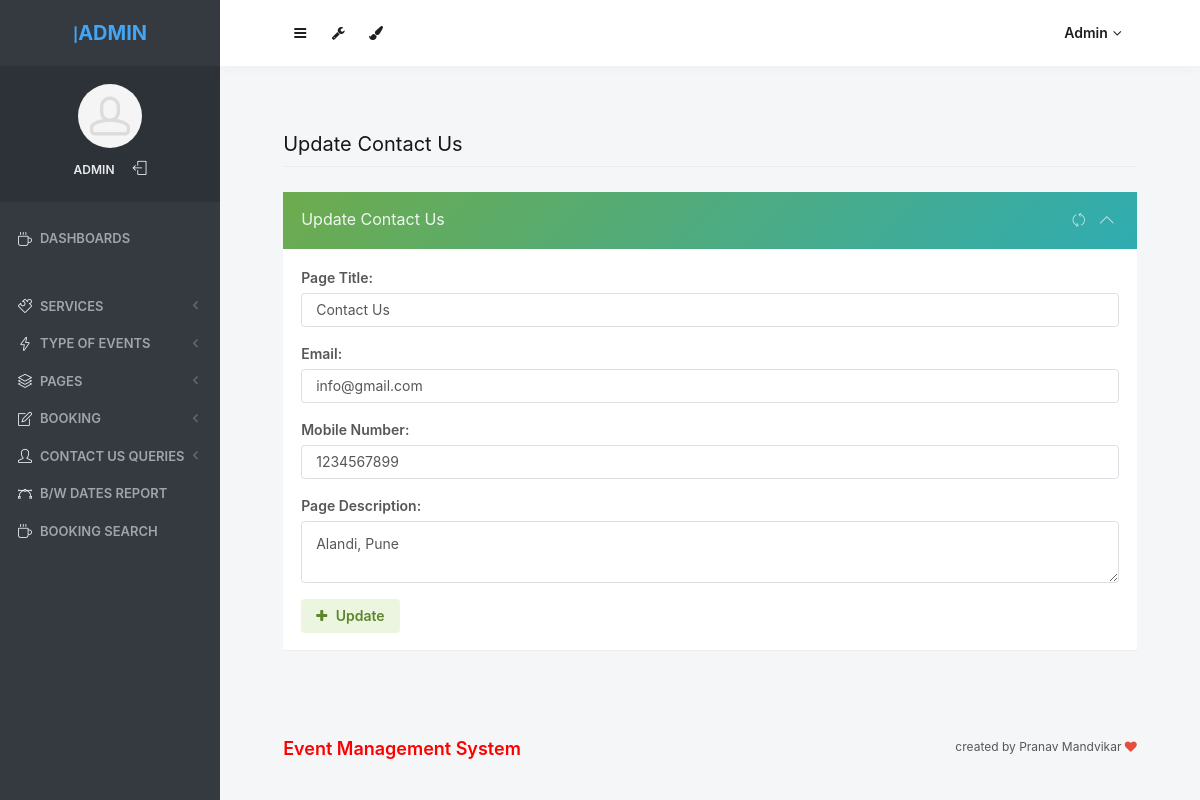
Screenshot of /obbs/admin/contactus.php (signed in) with the database file from the repository.
### tables this page shows
CREATE TABLE `tblpage` (
  `ID` int(10) NOT NULL,
  `PageType` varchar(100) DEFAULT NULL,
  `PageTitle` mediumtext DEFAULT NULL,
  `PageDescription` mediumtext DEFAULT NULL,
  `Email` varchar(200) DEFAULT NULL,
  `MobileNumber` bigint(10) DEFAULT NULL,
  `UpdationDate` timestamp NULL DEFAULT NULL ON UPDATE current_timestamp()
);

### obbs/admin/contactus.php (the view, shortened to what this page needs)
<?php
include('includes/dbconnection.php');
if (strlen($_SESSION['odmsaid']==0)) {
  header('location:logout.php');
  } else{
  ?>
<!doctype html>
 <html lang="en" class="no-focus">
    <head>
<link rel="stylesheet" id="css-main" href="assets/css/codebase.min.css">
</head>
    <body>
        <div id="page-container" class="sidebar-o sidebar-inverse side-scroll page-header-fixed main-content-narrow">
             <?php include_once('includes/sidebar.php');?>
          <?php include_once('includes/header.php');?>
            <main id="main-container">
                <div class="content">
                    <h2 class="content-heading">Update Contact Us</h2>
                    <div class="row">
                        <div class="col-md-12">
                            <div class="block block-themed">
                                <div class="block-header bg-gd-emerald">
                                    <h3 class="block-title">Update Contact Us</h3>
                                    <div class="block-options">
                                        <button type="button" class="btn-block-option" data-toggle="block-option" data-action="state_toggle" data-action-mode="demo">
                                            <i class="si si-refresh"></i>
                                        </button>
                                        <button type="button" class="btn-block-option" data-toggle="block-option" data-action="content_toggle"></button>
                                    </div>
                                </div>
                                <div class="block-content">
                                    <form method="post">
                                <?php
$sql="SELECT * from  tblpage where PageType='contactus'";
$query = $dbh -> prepare($sql);
$query->execute();
$results=$query->fetchAll(PDO::FETCH_OBJ);
$cnt=1;
if($query->rowCount() > 0)
{
foreach($results as $row)
{               ?>
                                        <div class="form-group row">
                                            <label class="col-12" for="register1-email">Page Title:</label>
                                            <div class="col-12">
                                                 <input type="text" name="pagetitle" id="pagetitle" required="true" value="<?php  echo $row->PageTitle;?>" class="form-control">
                                            </div>
                                        </div>
                                        <div class="form-group row">
                                            <label class="col-12" for="register1-email">Email:</label>
                                            <div class="col-12">
                                                 <input type="text" name="email" id="email" required="true" value="<?php  echo $row->Email;?>" class="form-control">
                                            </div>
                                        </div>
                                        <div class="form-group row">
                                            <label class="col-12" for="register1-email">Mobile Number:</label>
                                            <div class="col-12">
                                                <input type="text" name="mobnum" id="mobnum" required="true" value="<?php  echo $row->MobileNumber;?>" class="form-control" maxlength="10" pattern="[0-9]+">
                                            </div>
                                        </div>
                                        <div class="form-group row">
                                            <label class="col-12" for="register1-email">Page Description:</label>
                                            <div class="col-12">
                                                 <textarea type="text" name="pagedes" class="form-control" required='true'><?php  echo $row->PageDescription;?></textarea>
                                            </div>
                                        </div>
                                        <?php $cnt=$cnt+1;}} ?>
                                        <div class="form-group row">
                                            <div class="col-12">
                                                <button type="submit" class="btn btn-alt-success" name="submit">
                                                    <i class="fa fa-plus mr-5"></i> Update
                                                </button>
                                            </div>
                                        </div>
                                    </form>
                                </div>
                            </div>
                        </div>
                       </div>
                </div>
            </main>
          <?php include_once('includes/footer.php');?>
        </div>
    </body>
</html>
<?php }  ?>

### obbs/admin/includes/sidebar.php (shortened to what this page needs)
     <?php
include('includes/dbconnection.php');
if (strlen($_SESSION['odmsaid']==0)) {
  header('location:logout.php');
  } else{
  ?>
   <nav id="sidebar">
                <div id="sidebar-scroll">
                    <div class="sidebar-content">
                        <div class="content-header content-header-fullrow px-15">
                            <div class="content-header-section text-center align-parent sidebar-mini-hidden">
                                <div class="content-header-item">
                                    <a class="link-effect font-w700" href="dashboard.php">
                                        <span class="font-size-xl text-dual-primary-dark"></span>|<span class="font-size-xl text-primary">ADMIN</span>
                                    </a>
                                </div>
                            </div>
                        </div>
                        <div class="content-side content-side-full content-side-user px-10 align-parent">
                            <div class="sidebar-mini-hidden-b text-center">
                                <a class="img-link" href="dashboard.php">
                                    <img class="img-avatar" src="assets/img/avatars/avatar15.jpg" alt="">
                                </a>
                                <ul class="list-inline mt-10">
                                    <?php
$aid=$_SESSION['odmsaid'];
$sql="SELECT AdminName from  tbladmin where ID=:aid";
$query = $dbh -> prepare($sql);
$query->bindParam(':aid',$aid,PDO::PARAM_STR);
$query->execute();
$results=$query->fetchAll(PDO::FETCH_OBJ);
$cnt=1;
if($query->rowCount() > 0)
{
foreach($results as $row)
{               ?>
                                    <li class="list-inline-item">
                                        <a class="link-effect text-dual-primary-dark font-size-xs font-w600 text-uppercase" href="admin-profile.php"><?php  echo $row->AdminName;?></a>
                                    </li><?php $cnt=$cnt+1;}} ?>
                                    <li class="list-inline-item">
                                        <a class="link-effect text-dual-primary-dark" href="logout.php">
                                            <i class="si si-logout"></i>
                                        </a>
                                    </li>
                                </ul>
                            </div>
                        </div>
                        <div class="content-side content-side-full">
                            <ul class="nav-main">
                                <li class="open">
                                    <a href="dashboard.php"><i class="si si-cup"></i><span class="sidebar-mini-hide">Dashboards</span></a>
                                </li>
                                <li class="nav-main-heading"><span class="sidebar-mini-visible">UI</span><span class="sidebar-mini-hidden"></span></li>
                                <li>
                                    <a class="nav-submenu" data-toggle="nav-submenu"><i class="si si-puzzle"></i><span class="sidebar-mini-hide"></span>Services</a>
                                </li>
                                <li>
                                    <a class="nav-submenu" data-toggle="nav-submenu" href="#"><i class="si si-energy"></i><span class="sidebar-mini-hide">Type of Events</span></a>
                                </li>
                                <li>
                                    <a class="nav-submenu" data-toggle="nav-submenu" href="#"><i class="si si-layers"></i><span class="sidebar-mini-hide">Pages</span></a>
                                </li>
                                <li>
                                    <a class="nav-submenu" data-toggle="nav-submenu" href="#"><i class="si si-note"></i><span class="sidebar-mini-hide">Booking</span></a>
                                </li>
                                <li>
                                    <a class="nav-submenu" data-toggle="nav-submenu" href="#"><i class="si si-user"></i><span class="sidebar-mini-hide">Contact Us Queries</span></a>
                                </li>
                                <li>
                                    <a  href="between-dates-report.php"><i class="si si-vector"></i><span class="sidebar-mini-hide">B/w Dates Report</span></a>
                                </li>
                     <li>
                                    <a href="booking-search.php"><i class="si si-cup"></i><span class="sidebar-mini-hide">Booking Search</span></a>
                                </li>
                            </ul>
                        </div>
                    </div>
                </div>
            </nav>
           <?php }  ?>

### obbs/admin/includes/header.php (shortened to what this page needs)
   <?php
include('includes/dbconnection.php');
if (strlen($_SESSION['odmsaid']==0)) {
  header('location:logout.php');
  } else{
  ?>
            <header id="page-header">
                <div class="content-header">
                    <div class="content-header-section">
                        <button type="button" class="btn btn-circle btn-dual-secondary" data-toggle="layout" data-action="sidebar_toggle">
                            <i class="fa fa-navicon"></i>
                        </button>
                        <div class="btn-group" role="group">
                            <button type="button" class="btn btn-circle btn-dual-secondary" id="page-header-options-dropdown" data-toggle="dropdown" aria-haspopup="true" aria-expanded="false">
                                <i class="fa fa-wrench"></i>
                            </button>
                        </div>
                        <div class="btn-group" role="group">
                            <button type="button" class="btn btn-circle btn-dual-secondary" id="page-header-themes-dropdown" data-toggle="dropdown" aria-haspopup="true" aria-expanded="false">
                                <i class="fa fa-paint-brush"></i>
                            </button>
                        </div>
                    </div>
                    <div class="content-header-section">
                        <div class="btn-group" role="group">
                            <?php
$aid=$_SESSION['odmsaid'];
$sql="SELECT AdminName from  tbladmin where ID=:aid";
$query = $dbh -> prepare($sql);
$query->bindParam(':aid',$aid,PDO::PARAM_STR);
$query->execute();
$results=$query->fetchAll(PDO::FETCH_OBJ);
$cnt=1;
if($query->rowCount() > 0)
{
foreach($results as $row)
{               ?>
                            <button type="button" class="btn btn-rounded btn-dual-secondary" id="page-header-user-dropdown" data-toggle="dropdown" aria-haspopup="true" aria-expanded="false">
                                <?php  echo $row->AdminName;?><i class="fa fa-angle-down ml-5"></i>
                            </button>
                            <?php $cnt=$cnt+1;}} ?>
                        </div>
                    </div>
                </div>
            </header>
            <?php }  ?>

### rows the page displays
tblpage: pagetitle "Contact Us", email "info@gmail.com", mobnum "1234567899", pagedes "Alandi, Pune"

### other values shown
$row->AdminName "ADMIN"
$row->AdminName "Admin"
